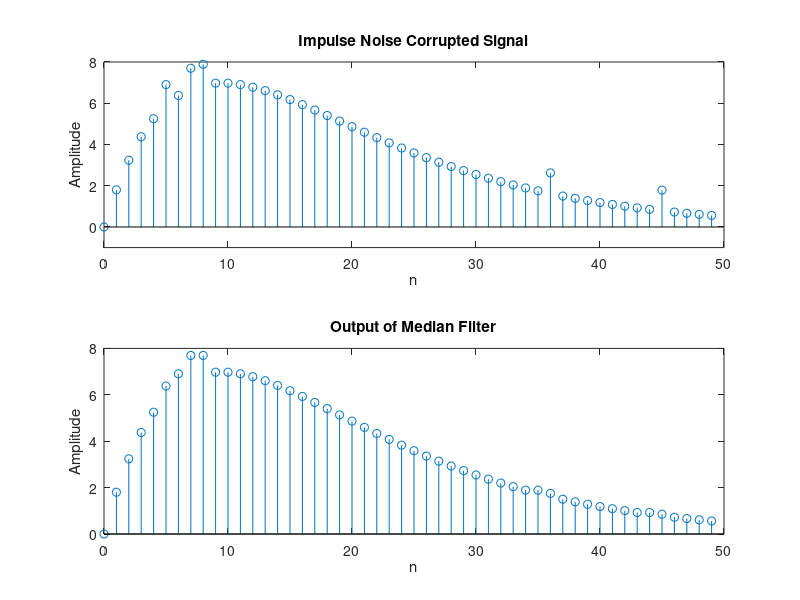

The MATLAB source for this figure:
% Program 2_5
% Illustration of Median Filtering
%
N = input('Median Filter Length = ');
R = 50; a = rand(1,R)-0.4;
b = round(a); % Generate impulse noise
m = 0:R-1;
s = 2*m.*(0.9.^m); % Generate signal
x = s + b; % Impulse noise corrupted signal
y = medfilt1(x,3); % Median filtering
subplot(2,1,1)
stem(m,x);axis([0 50 -1 8]);
xlabel('n');ylabel('Amplitude');
title('Impulse Noise Corrupted Signal');
subplot(2,1,2)
stem(m,y);
xlabel('n');ylabel('Amplitude');
title('Output of Median Filter');